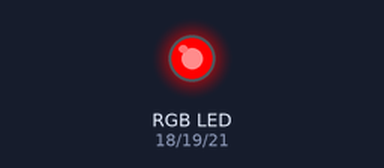
Bench run of a sketch on a simulated ESP32. On the bench: an RGB LED mixed from three pins (HIGH = lit). What the sketch prints to the serial monitor is not drawn.

Above: at 0.6 s.
At 1.6 s:
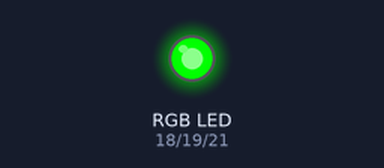
At 2.6 s:
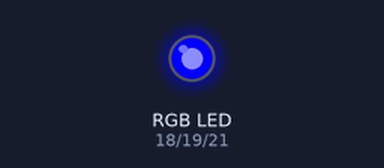
At 3.6 s:
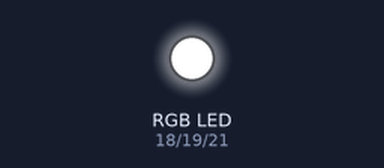
At 4.1 s:
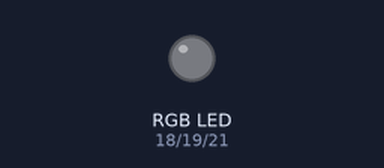
Timing chart, 0 to 5.6 s (numbered marks = the images above):
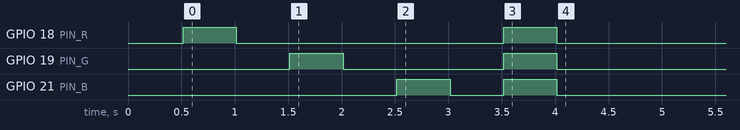

The sketch:

ESP32_LED_DIAGNOSTIC.ino
```cpp
// Simple RGB LED Diagnostic Test
// Upload this to test each LED channel independently

#define PIN_R 18         // Red channel
#define PIN_G 19         // Green channel
#define PIN_B 21         // Blue channel
#define LED_PWM_FREQ 5000
#define LED_PWM_RES 8    // 8-bit (0-255)

void setup() {
  Serial.begin(115200);
  delay(500);

  Serial.println("\n\n=== RGB LED DIAGNOSTIC TEST ===\n");

  // Initialize PWM channels
  ledcSetup(0, LED_PWM_FREQ, LED_PWM_RES);
  ledcAttachPin(PIN_R, 0);
  Serial.println("✓ Red channel setup (GPIO 27, Channel 0)");

  ledcSetup(1, LED_PWM_FREQ, LED_PWM_RES);
  ledcAttachPin(PIN_G, 1);
  Serial.println("✓ Green channel setup (GPIO 26, Channel 1)");

  ledcSetup(2, LED_PWM_FREQ, LED_PWM_RES);
  ledcAttachPin(PIN_B, 2);
  Serial.println("✓ Blue channel setup (GPIO 25, Channel 2)");

  Serial.println("\nTesting each channel at FULL BRIGHTNESS (255)...\n");

  // Test RED
  Serial.println(">> Testing RED (500ms)...");
  ledcWrite(0, 255);  // Red channel full
  ledcWrite(1, 0);    // Green off
  ledcWrite(2, 0);    // Blue off
  delay(500);
  ledcWrite(0, 0);
  Serial.println("   (LED should show PURE RED)\n");

  delay(500);

  // Test GREEN
  Serial.println(">> Testing GREEN (500ms)...");
  ledcWrite(0, 0);    // Red off
  ledcWrite(1, 255);  // Green channel full
  ledcWrite(2, 0);    // Blue off
  delay(500);
  ledcWrite(1, 0);
  Serial.println("   (LED should show PURE GREEN)\n");

  delay(500);

  // Test BLUE
  Serial.println(">> Testing BLUE (500ms)...");
  ledcWrite(0, 0);    // Red off
  ledcWrite(1, 0);    // Green off
  ledcWrite(2, 255);  // Blue channel full
  delay(500);
  ledcWrite(2, 0);
  Serial.println("   (LED should show PURE BLUE)\n");

  delay(500);

  // Test WHITE
  Serial.println(">> Testing WHITE (500ms)...");
  ledcWrite(0, 255);  // Red full
  ledcWrite(1, 255);  // Green full
  ledcWrite(2, 255);  // Blue full
  delay(500);
  ledcWrite(0, 0);
  ledcWrite(1, 0);
  ledcWrite(2, 0);
  Serial.println("   (LED should show WHITE)\n");

  Serial.println("=== TEST COMPLETE ===");
  Serial.println("\nResults:");
  Serial.println("- If ONLY GREEN shows: Check GPIO 27 (RED) and GPIO 25 (BLUE) connections");
  Serial.println("- If colors appear wrong: Try changing COMMON_ANODE flag in main code");
  Serial.println("- If nothing shows: Check power and GND connections");
}

void loop() {
  delay(10);
}
```
